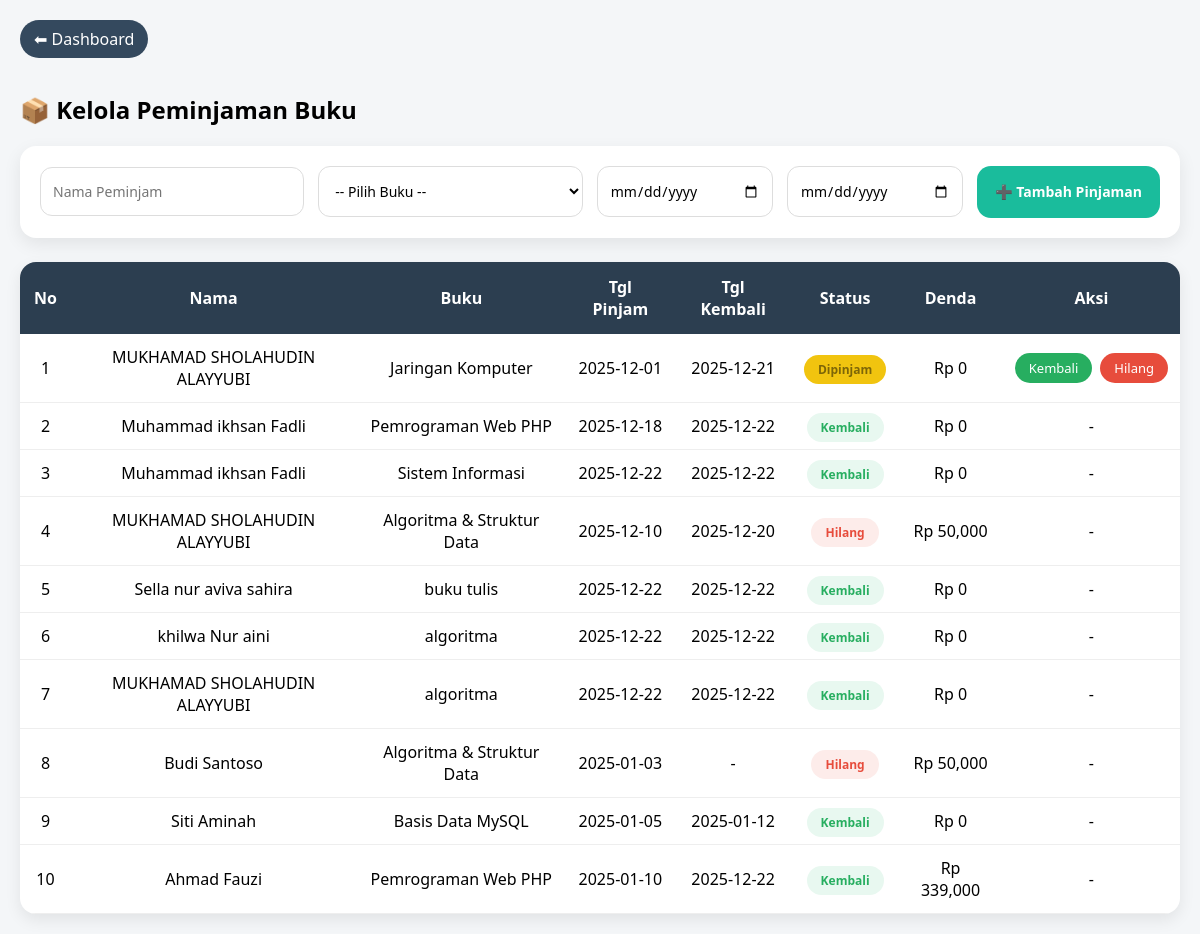
Screenshot of /admin/peminjaman.php with the database file from the repository.
### tables this page shows
CREATE TABLE `peminjaman` (
  `id_pinjam` int(11) NOT NULL,
  `nama_peminjam` varchar(100) NOT NULL,
  `judul_buku` varchar(150) NOT NULL,
  `tanggal_pinjam` date NOT NULL,
  `tanggal_kembali` date DEFAULT NULL,
  `status` enum('dipinjam','kembali','hilang') DEFAULT 'dipinjam',
  `denda` int(11) DEFAULT 0
);

### admin/peminjaman.php (the view, shortened to what this page needs)
<?php
include '../config.php';
$data = mysqli_query($conn,"SELECT * FROM peminjaman ORDER BY id_pinjam DESC");
?>
<!DOCTYPE html>
<html lang="id">
<head>
<link rel="stylesheet" href="peminjaman.css">
</head>
<body>
<div class="container">
<a href="dashboard.php" class="btn-back">⬅ Dashboard</a>
<h2>📦 Kelola Peminjaman Buku</h2>
<form method="post" class="form-pinjaman">
    <input type="text" name="nama" placeholder="Nama Peminjam" required>
    <select name="buku" required>
        <option value="">-- Pilih Buku --</option>
    </select>
    <input type="date" name="tgl_pinjam" required>
    <input type="date" name="tgl_kembali">
    <button type="submit" name="tambah">
        ➕ Tambah Pinjaman
    </button>
</form>
<table class="table">
<thead>
<tr>
    <th>No</th>
    <th>Nama</th>
    <th>Buku</th>
    <th>Tgl Pinjam</th>
    <th>Tgl Kembali</th>
    <th>Status</th>
    <th>Denda</th>
    <th>Aksi</th>
</tr>
</thead>
<tbody>
<?php $no=1; while($p=mysqli_fetch_assoc($data)): ?>
<tr>
    <td><?= $no++; ?></td>
    <td><?= htmlspecialchars($p['nama_peminjam']); ?></td>
    <td><?= htmlspecialchars($p['judul_buku']); ?></td>
    <td><?= $p['tanggal_pinjam']; ?></td>
    <td><?= $p['tanggal_kembali'] ?: '-'; ?></td>
    <td>
        <span class="status <?= $p['status']; ?>">
            <?= ucfirst($p['status']); ?>
        </span>
    </td>
    <td>Rp <?= number_format($p['denda']); ?></td>
    <td>
        <?php if ($p['status']=='dipinjam'): ?>
        <div class="aksi">
            <a href="?kembali=<?= $p['id_pinjam']; ?>" class="btn kembali">Kembali</a>
            <a href="?hilang=<?= $p['id_pinjam']; ?>" class="btn hilang">Hilang</a>
        </div>
        <?php else: ?> -
        <?php endif; ?>
    </td>
</tr>
<?php endwhile; ?>
</tbody>
</table>
</div>
</body>
</html>

### admin/peminjaman.css (style rules this page uses)
* { box-sizing: border-box; font-family: 'Segoe UI', sans-serif; }
body { background: #f4f6f8; margin: 0; }
.container { max-width: 1200px; margin: auto; padding: 20px; }
.btn-back { display: inline-block; margin-bottom: 15px; padding: 8px 14px; background: #34495e; color: #fff; border-radius: 20px; text-decoration: none; }
.form-pinjaman { background: #ffffff; padding: 20px; border-radius: 16px; display: grid; grid-template-columns: 1.5fr 1.5fr 1fr 1fr auto; gap: 14px; margin-bottom: 24px; box-shadow: 0 6px 18px rgba(0,0,0,.08); align-items: center; }
.form-pinjaman input, .form-pinjaman select { width: 100%; padding: 14px 12px; border-radius: 12px; border: 1px solid #ddd; font-size: 14px; background: #fff; }
.form-pinjaman button { height: 52px; background: #1abc9c; color: white; border: none; border-radius: 14px; font-size: 14px; font-weight: 600; cursor: pointer; padding: 0 18px; white-space: nowrap; display: flex; align-items: center; gap: 6px; }
.table { width: 100%; background: white; border-radius: 16px; overflow: hidden; border-collapse: collapse; box-shadow: 0 6px 16px rgba(0,0,0,.08); }
.table th { background: #2c3e50; color: white; padding: 14px; }
.table td { padding: 12px; text-align: center; border-bottom: 1px solid #eee; }
.status { padding: 6px 14px; border-radius: 20px; font-size: 12px; font-weight: bold; }
.status.dipinjam { background: #f1c40f; color: #7d6608; }
.status.kembali { background: #e8f8f0; color: #27ae60; }
.status.hilang { background: #fdecea; color: #e74c3c; }
.aksi { display: flex; justify-content: center; gap: 8px; }
.btn { padding: 6px 14px; border-radius: 20px; color: white; font-size: 13px; text-decoration: none; }
.btn.kembali { background: #27ae60; }
.btn.hilang { background: #e74c3c; }

### rows the page displays
peminjaman: nama_peminjam "MUKHAMAD SHOLAHUDIN ALAYYUBI", judul_buku "Jaringan Komputer", tanggal_pinjam "2025-12-01", tanggal_kembali "2025-12-21", status "Dipinjam", denda "0"
peminjaman: nama_peminjam "Muhammad ikhsan Fadli", judul_buku "Pemrograman Web PHP", tanggal_pinjam "2025-12-18", tanggal_kembali "2025-12-22", status "Kembali", denda "0"
peminjaman: nama_peminjam "Muhammad ikhsan Fadli", judul_buku "Sistem Informasi", tanggal_pinjam "2025-12-22", tanggal_kembali "2025-12-22", status "Kembali", denda "0"
peminjaman: nama_peminjam "MUKHAMAD SHOLAHUDIN ALAYYUBI", judul_buku "Algoritma & Struktur Data", tanggal_pinjam "2025-12-10", tanggal_kembali "2025-12-20", status "Hilang", denda "50,000"
peminjaman: nama_peminjam "Sella nur aviva sahira", judul_buku "buku tulis", tanggal_pinjam "2025-12-22", tanggal_kembali "2025-12-22", status "Kembali", denda "0"
peminjaman: nama_peminjam "khilwa Nur aini", judul_buku "algoritma", tanggal_pinjam "2025-12-22", tanggal_kembali "2025-12-22", status "Kembali", denda "0"
peminjaman: nama_peminjam "MUKHAMAD SHOLAHUDIN ALAYYUBI", judul_buku "algoritma", tanggal_pinjam "2025-12-22", tanggal_kembali "2025-12-22", status "Kembali", denda "0"
peminjaman: nama_peminjam "Budi Santoso", judul_buku "Algoritma & Struktur Data", tanggal_pinjam "2025-01-03", tanggal_kembali "-", status "Hilang", denda "50,000"
peminjaman: nama_peminjam "Siti Aminah", judul_buku "Basis Data MySQL", tanggal_pinjam "2025-01-05", tanggal_kembali "2025-01-12", status "Kembali", denda "0"
peminjaman: nama_peminjam "Ahmad Fauzi", judul_buku "Pemrograman Web PHP", tanggal_pinjam "2025-01-10", tanggal_kembali "2025-12-22", status "Kembali", denda "339,000"
